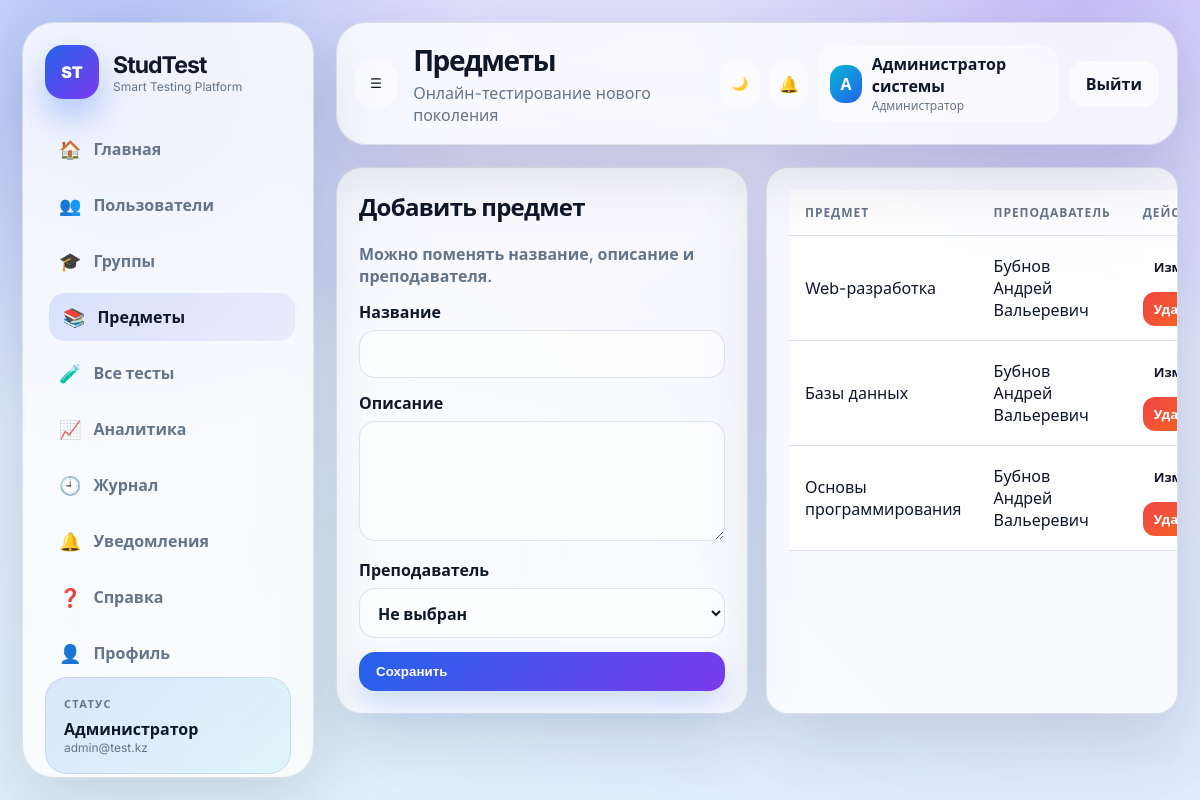
The app's page /admin/subjects.php (signed in) with its own data.
### tables this page shows
CREATE TABLE `subjects` (
  `id` int(11) NOT NULL,
  `name` varchar(150) NOT NULL,
  `description` text DEFAULT NULL,
  `teacher_id` int(11) DEFAULT NULL,
  `created_at` timestamp NULL DEFAULT current_timestamp()
);

CREATE TABLE `users` (
  `id` int(11) NOT NULL,
  `full_name` varchar(150) NOT NULL,
  `email` varchar(120) NOT NULL,
  `password` varchar(255) NOT NULL,
  `role` enum('admin','teacher','student') NOT NULL DEFAULT 'student',
  `group_id` int(11) DEFAULT NULL,
  `is_active` tinyint(1) NOT NULL DEFAULT 1,
  `avatar` varchar(255) DEFAULT NULL,
  `created_at` timestamp NULL DEFAULT current_timestamp(),
  `updated_at` timestamp NULL DEFAULT current_timestamp() ON UPDATE current_timestamp()
);

### includes/auth.php (called while the page is built, shortened)
<?php
function e($value): string { return htmlspecialchars((string)$value, ENT_QUOTES, 'UTF-8'); }
?>

### admin/subjects.php (the view, shortened to what this page needs)
<?php
require_once __DIR__ . '/../config/database.php';
require_once __DIR__ . '/../includes/auth.php';
$editSubject = null;
$subjects = $pdo->query('SELECT s.*, u.full_name AS teacher FROM subjects s LEFT JOIN users u ON u.id=s.teacher_id ORDER BY s.id DESC')->fetchAll();
include __DIR__ . '/../includes/header.php';
?>
<div class="grid-2">
    <div class="card">
        <div class="table-toolbar">
            <div><h2><?= $editSubject ? 'Изменить предмет' : 'Добавить предмет' ?></h2><p class="muted-text">Можно поменять название, описание и преподавателя.</p></div>
        </div>
        <form method="post" class="form">
            <label>Название <input name="name" value="<?= e($editSubject['name'] ?? '') ?>" required></label>
            <label>Описание <textarea name="description"><?= e($editSubject['description'] ?? '') ?></textarea></label>
            <label>Преподаватель
                <select name="teacher_id"><option value="">Не выбран</option></select>
            </label>
            <button class="btn"><?= $editSubject ? 'Сохранить изменения' : 'Сохранить' ?></button>
        </form>
    </div>
    <div class="card table-wrap">
        <table><tr><th>Предмет</th><th>Преподаватель</th><th>Действия</th></tr>
        <?php foreach ($subjects as $s): ?>
            <tr>
                <td><?= e($s['name']) ?></td>
                <td><?= e($s['teacher'] ?? '-') ?></td>
                <td><div class="action-row"><a class="btn btn-sm btn-light" href="?edit=<?= (int)$s['id'] ?>">Изменить</a><a class="btn btn-sm btn-danger" href="?delete=<?= (int)$s['id'] ?>" data-confirm="Удалить предмет?">Удалить</a></div></td>
            </tr>
        <?php endforeach; ?>
        </table>
    </div>
</div>
<?php include __DIR__ . '/../includes/footer.php'; ?>

### assets/css/style.css (style rules this page uses)
:root { --bg:#eef3ff; --card:rgba(255,255,255,.78); --text:#0f172a; --muted:#64748b; --line:rgba(148,163,184,.28); --primary:#2563eb; --primary2:#7c3aed; --accent:#06b6d4; --success:#16a34a; --warning:#f59e0b; --danger:#ef4444; --shadow:0 24px 70px rgba(15,23,42,.14); --radius:26px; --sidebar:292px; }
* { box-sizing:border-box }
html { scroll-behavior:smooth }
body { margin:0;font-family:Inter,system-ui,Arial,sans-serif;background:radial-gradient(circle at 10% 10%,rgba(37,99,235,.26),transparent 28%),radial-gradient(circle at 90% 0%,rgba(124,58,237,.22),transparent 28%),linear-gradient(135deg,var(--bg),#f8fbff);color:var(--text);min-height:100vh;overflow-x:hidden }
body::before { content:"";position:fixed;inset:-120px;background:conic-gradient(from 110deg at 50% 50%,rgba(37,99,235,.12),rgba(6,182,212,.08),rgba(124,58,237,.12),rgba(37,99,235,.12));filter:blur(70px);animation:aurora 12s linear infinite;pointer-events:none }
a { color:inherit;text-decoration:none }
.grid-2 { grid-template-columns:repeat(2,minmax(0,1fr)) }
.card,.stat,.panel { background:var(--card);border:1px solid var(--line);border-radius:var(--radius);padding:22px;box-shadow:var(--shadow);backdrop-filter:blur(18px);transition:.25s }
.btn { border:0;border-radius:16px;padding:12px 17px;background:linear-gradient(135deg,var(--primary),var(--primary2));color:white;font-weight:850;display:inline-flex;align-items:center;gap:8px;cursor:pointer;transition:.22s;box-shadow:0 14px 30px rgba(37,99,235,.22) }
.btn-light { background:rgba(255,255,255,.65);color:var(--text);box-shadow:none }
.btn-danger { background:linear-gradient(135deg,#ef4444,#f97316) }
.table-wrap { overflow:auto;border-radius:22px;border:1px solid var(--line) }
table { width:100%;border-collapse:collapse;background:var(--card) }
th,td { padding:14px 16px;text-align:left;border-bottom:1px solid var(--line) }
th { font-size:12px;text-transform:uppercase;letter-spacing:.08em;color:var(--muted) }
.form { display:grid;gap:14px }
input,select,textarea { width:100%;border:1px solid var(--line);border-radius:16px;padding:13px 14px;background:rgba(255,255,255,.68);color:var(--text);outline:none;transition:.2s;font:inherit }
textarea { min-height:120px;resize:vertical }
.grid-2,.grid-3,.grid-4 { display:grid;gap:18px }
.form label { font-weight:800 }
.form label input,.form label select,.form label textarea { margin-top:7px }
.card h2,.card h3 { margin-top:0;letter-spacing:-.03em }
.table-toolbar { display:flex;justify-content:space-between;align-items:center;gap:12px;margin-bottom:14px;flex-wrap:wrap }
.muted-text { margin:4px 0 0;color:var(--muted);font-weight:600 }
.action-row { display:flex;align-items:center;gap:8px;flex-wrap:wrap }
.btn-sm { padding:8px 11px;border-radius:12px;font-size:13px;box-shadow:none }

### records on screen
subjects: name "Web-разработка", teacher.full_name "Бубнов Андрей Вальеревич"
subjects: name "Базы данных", teacher.full_name "Бубнов Андрей Вальеревич"
subjects: name "Основы программирования", teacher.full_name "Бубнов Андрей Вальеревич"

### other values on screen
roleLabel($role) "Администратор"
currentUserEmail() "admin@test.kz"
$pageTitle "Предметы"
currentUserName() "Администратор системы"
